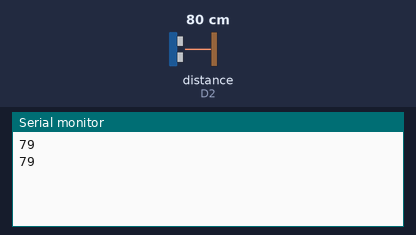
A sketch run on a simulated ESP8266 (NodeMCU). Shown: the last lines printed to the serial monitor. Wiring (inferred from the names in the program): ultrasonic range finder: trigger D1; echo D2. Inputs (shaded band) come from the test bench; at power-on: distance to the obstacle (sensor on D2) 80 cm. The echo pulse lasts 58.3 µs per cm.

Above: at 1.8 s.
1.9 s: distance to the obstacle (sensor on D2) set to 2 cm
At 2.5 s:
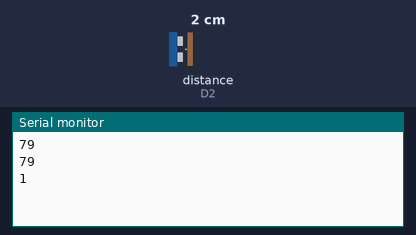
3.4 s: distance to the obstacle (sensor on D2) set to 4 cm
At 4.8 s:
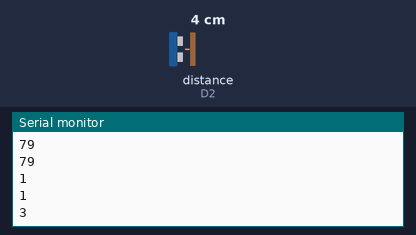
Timing chart, 0 to 6.4 s (numbered marks = the images above; inputs shaded):
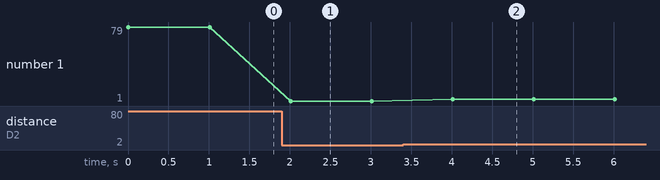

Measured:
- after the input at 1.9 s, the serial monitor: prints a new line after 0.11 s (image 1)
- after the input at 3.4 s, the serial monitor: prints a new line after 0.61 s (image 2)
- plotted number 1: 79 → 1 after the input at 1.9 s, 1 → 3 after the input at 3.4 s

The sketch:

ultrasonic_sensor.ino
```cpp
#define trigger D1 //connecting trig to D1
#define echo D2 //connecting echo to D2

void setup() {
  // Beginning the serial monitor
  Serial.begin(115200); //115200 is the baud rate
  //declaring pinmode
  pinMode(trigger,OUTPUT);
  pinMode(echo,INPUT);
}

void loop() {
  // making the trigger pin low for 2 microseconds
  digitalWrite(trigger,LOW);
  delayMicroseconds(2);
  // making the trigger pin high for 10 microseconds
  digitalWrite(trigger,HIGH);
  delayMicroseconds(10);
  // making trigger pin low
  digitalWrite(trigger,LOW);

  double t = pulseIn(echo,HIGH); // calculating the time in which reflected waves are received by receiver
  long d = t*0.034/2; //formula to calculate the distance between object and sensor, storing the value in variable d
  Serial.println(d); //printing value of d in serial monitor
  delay(1000); //delay of 1 second

}
```
